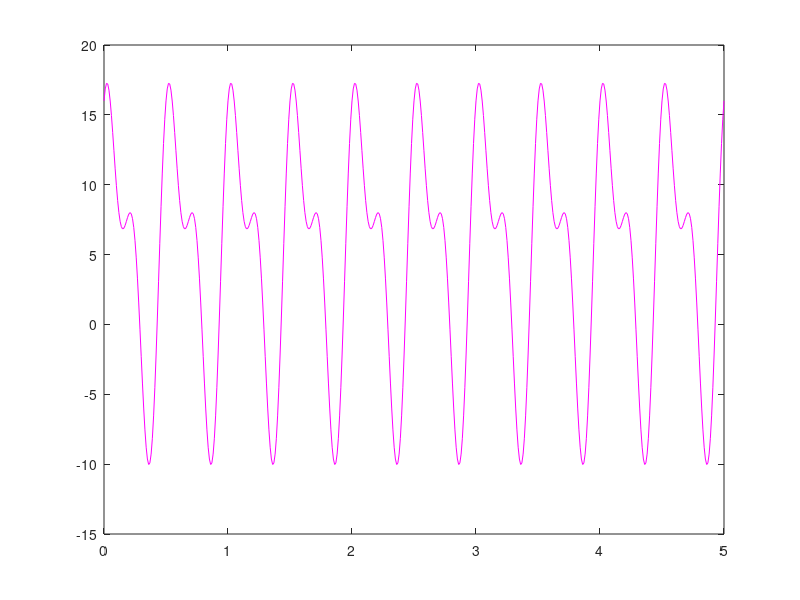

Reproduce this figure in MATLAB.
Ta = 0.01;

%a) 
t = 0:Ta:5;
x = 5 + 10*cos(4*pi*t - (pi/3)) + 6*sin(8*pi*t + (pi/2));
figure(1);
plot(t,x,'m');
%figure(1);